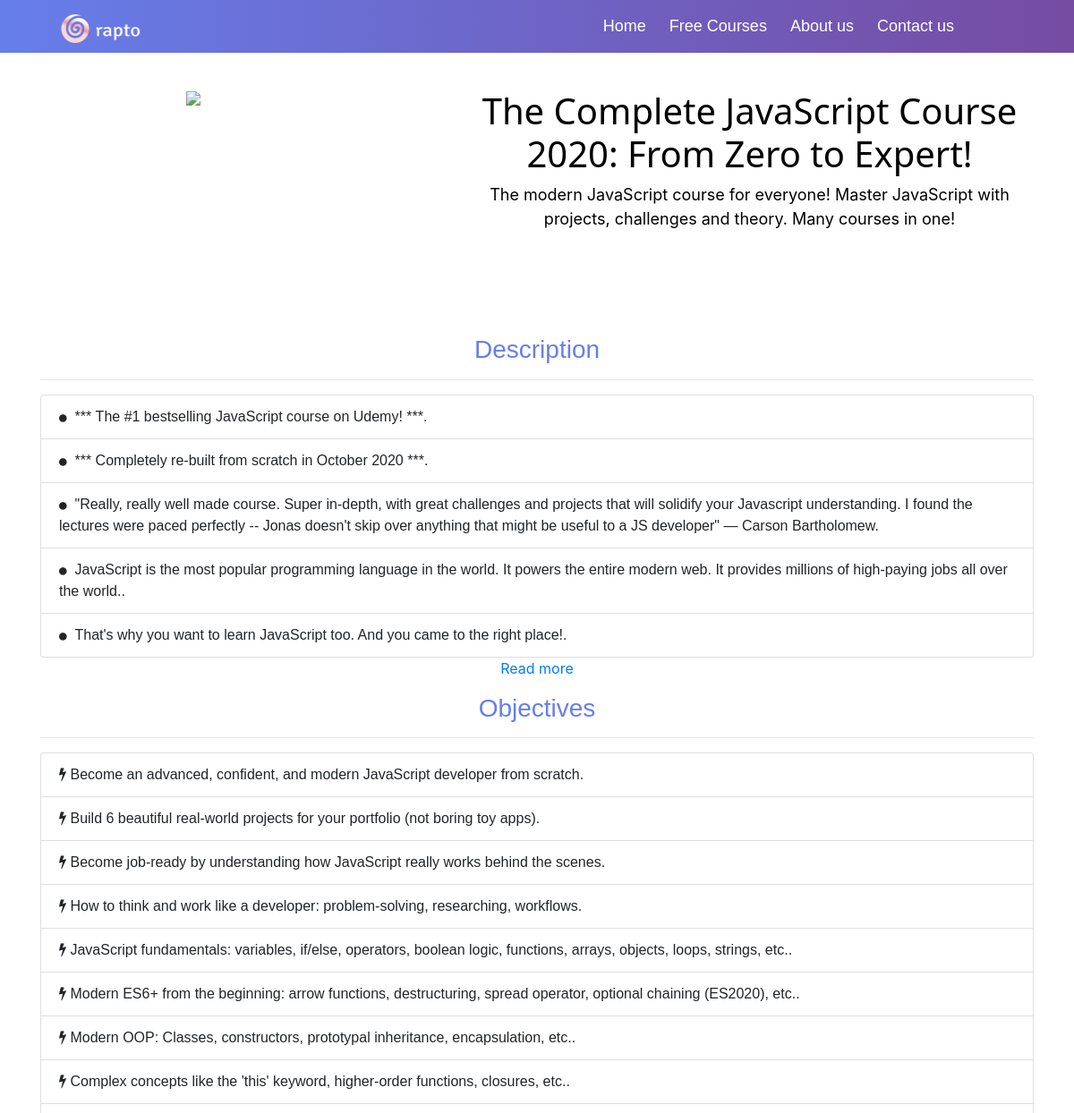
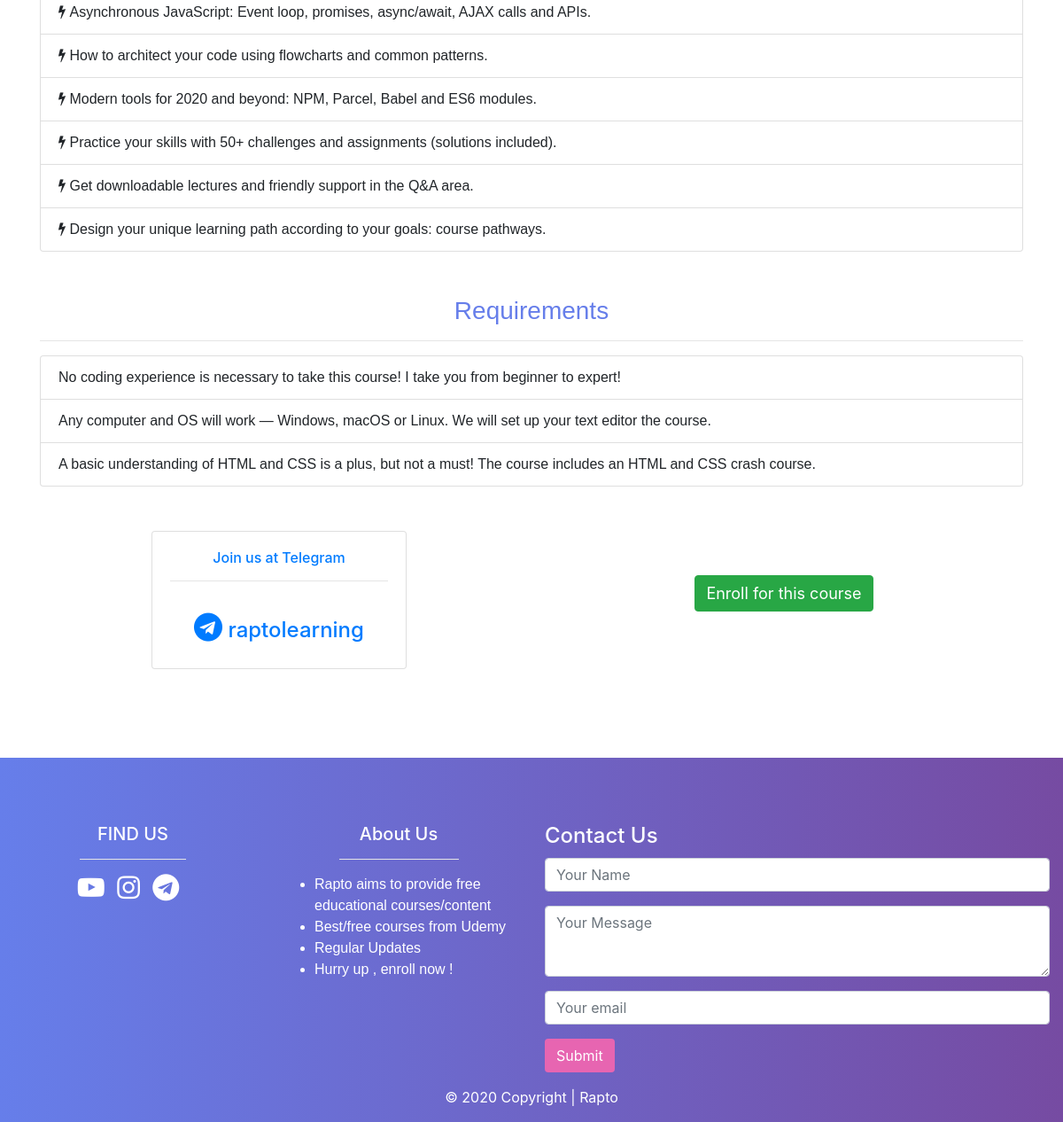
Page /course_detail/16/ on the committed database (2 pictures, top to bottom).
### rapto/models.py (models this page shows, shortened)
class Courses(models.Model):
    Image = models.URLField(null=True)
    Title = models.CharField(max_length=100 , null=True)
    Subtitle = models.CharField(max_length=150 , null=True)
    Description = models.TextField(null=True)
    Objective = models.TextField(null=True)# what you will learn from Udemy
    Requirements = models.TextField(null=True)
    No_Of_Days = models.IntegerField(null=True , blank=True)
    Udemy_Link = models.URLField(null=True)
    class Meta:
        ordering = ['-id']

### rapto/views.py (the view)
# urls.py: url(r'^course_detail/(?P<id>\d+)/$' , views.View_Course_Details , name="view_course_details"),
def View_Course_Details(request , id ):
    try:
        C = Courses.objects.get(id = id)
        Objectives = list(filter(None,C.Objective.split('$')))
        Description = list(filter(None,C.Description.split('$')))
        Requirements = list(filter(None,C.Requirements.split('$')))
        print(Objectives , '\n')
        context={
            'course':C,
            'Objectives':Objectives,
            'Description1':Description[0:5],
            'Description2':Description[5:],
            'Requirements':Requirements,
            'ContactForm':ContactForm
        }
    except:
        return redirect('/page_not_found/')
    return render(request , 'course_detail.html' , context)

### rapto/forms.py
class Contact_Us_Form(forms.ModelForm):
    class Meta:
        model = ContactForm
        fields=[ 'Name','Message','Email']
        widgets = {
            'Name':forms.TextInput(attrs={'placeholder':'Your Name'}),
            'Message':forms.Textarea(attrs={'placeholder':'Your Message'}),
            'Email':forms.TextInput(attrs={'placeholder':'Your email'}),
        }

### templates/course_detail.html (shortened to what this page needs)
{% extends 'base.html' %}
{% block content%}
{% include 'navbar.html'%}
<div class="container header">
    <div class="row">
        <div class="col-lg-5">
            <img class="img-fluid" src="{{course.Image}}" alt="course image">
        </div>
        <div class="col-lg-7" style="margin:auto auto">
            <h1 style="font-family:'Segoe UI', Tahoma, Geneva, Verdana, sans-serif ; color:black">{{course.Title}}</h1>
            <p style="font-size: 18px; color:black">{{course.Subtitle}}
        </div>
    </div>
</div>
<div class="container content" style="margin-top:100px">
    <h3 class="CourseTitles">Description</h3>
    <hr>
    <ul class="list-group" style="text-align: left;">
        {% for desc in Description1 %}
        <li class="list-group-item"><i style="font-size: 10px;" class="fa fa-circle" aria-hidden="true"></i>
            &nbsp;{{desc}}.</li>
        {% endfor %}
    </ul>
    {% if Description2%}
    <p>
        <a id="a" onclick="main()" data-toggle="collapse" href="#collapseExample" role="button" aria-expanded="false"
            aria-controls="collapseExample">
            Read more
        </a>
    </p>
    {% endif %}
</div>
<div class="container content" style="margin-bottom: 50px;">
    <h3 class="CourseTitles">Objectives</h3>
    <hr>
    <ul class="list-group" style="text-align: left;">
        {% for objective in Objectives %}
        <li class="list-group-item"><i class="fa fa-bolt" aria-hidden="true"></i>&nbsp;{{objective}}.</li>
        {% endfor %}
    </ul>
</div>
<div style="margin-bottom:50px" class="container content">
    <h3 class="CourseTitles">Requirements</h3>
    <hr>
    <ul class="list-group" style="text-align: left;">
        {% for req in Requirements%}
        <li class="list-group-item">{{req}}</li>
        {% endfor%}
    </ul>
</div>
<div class="container content">
    <div class="row">
        <div class="col-md-6">
            <div class="card" style="width: 18rem; margin: 0 auto; ">
                <a href="https://t.me/raptolearning" style="text-decoration: none;">
                    <div class="card-body">
                        <h6 class="card-title">Join us at Telegram</h6>
                        <hr>
                    </div>
                    <h4 style="padding-bottom:20px"><i style="font-size: xx-large;" class="fa fa-telegram"
                            aria-hidden="true"></i>&nbsp;raptolearning</h4>
                </a>
            </div>
        </div>
        <div class="col-md-6" style="margin-top:50px">
            <a href="{{course.Udemy_Link}}"><button type="button" class="btn btn-success"
                    style="font-size:large;">Enroll for this course</button> </a>
        </div>
    </div>
</div>
{% include 'footer.html' %}
{% endblock%}

### templates/base.html (shortened to what this page needs)
{% load static %}
<!doctype html>
<html lang="en">
<head>
  <link rel="stylesheet" href="https://cdn.jsdelivr.net/npm/bootstrap@4.5.3/dist/css/bootstrap.min.css"
>
  <link rel="stylesheet" href="{% static 'main.css' %}">
  <link rel="stylesheet" href="https://cdnjs.cloudflare.com/ajax/libs/OwlCarousel2/2.3.4/assets/owl.carousel.min.css">
  <link rel="stylesheet"
    href="https://cdnjs.cloudflare.com/ajax/libs/OwlCarousel2/2.3.4/assets/owl.theme.default.min.css">
  <link rel='stylesheet' href="https://stackpath.bootstrapcdn.com/font-awesome/4.7.0/css/font-awesome.min.css">
</head>
<body>
  {% block content%}
  {% endblock %}
</body>
</html>

### templates/navbar.html (shortened to what this page needs)
{% load static %}
<nav class="navbar navbar-expand-lg ">
    <img class="img-fluid logo" src="{% static 'raptologo.png'%}" alt="">
    <div class="collapse navbar-collapse" id="navbarSupportedContent">
        <ul class="navbar-nav ml-auto" style="margin-right:100px">
            <li class="nav-item active">
              <a class="nav-link" href="{% url 'homepage' %}">Home <span class="sr-only">(current)</span></a>
            </li>
            <li class="nav-item">
              <a id="coursesnav" class="nav-link" href="{% url 'course_list' %}">Free Courses</a>
            </li>
            <li class="nav-item">
              <a class="nav-link" href="#contactus">About us</a>
            </li>
            <li class="nav-item">
              <a class="nav-link" href="#contactus">Contact us</a>
            </li>
        </ul>
    </div>
  </nav>

### templates/footer.html (shortened to what this page needs)
{% load crispy_forms_tags %}
<footer id="contactus" class="page-footer font-small blue pt-4">
  <div class="container-fluid text-center text-md-left">
    <div class="row">
      <div class="col-md-3 mt-md-0 mt-3">
        <div class="container" style="color: white;text-align:center" >
         <h5 class="text-uppercase" >Find us</h5>
         <hr style="background-color: white; width:50%;">
        <p ><a href="https://www.youtube.com/channel/UCmkU-qYoP19uM3ueLyhxEMg"><i class="social fa fa-youtube-play" aria-hidden="true"></i></a>
        <a href="https://instagram.com/raptolearning?igshid=1wyoklt7hwfrg"><i class="social fa fa-instagram" aria-hidden="true"></i></a>
        <a href="https://t.me/raptolearning"><i class="social fa fa-telegram" aria-hidden="true"></i> </a>
        </p>
        </div>
      </div>
      <div class="col-md-3 mt-md-0 mt-3" style="color: white;">
        <h5 style="text-align: center;">About Us</h5>
        <hr style="background-color: white; width:50%;">
          <ul style="text-align: left;">
            <li>Rapto aims to provide free educational courses/content</li>
            <li>Best/free courses from Udemy</li>
            <li>Regular Updates</li>
            <li>Hurry up , enroll now !</li>
          </ul>
        </div>
      <div class="contactform col-md-6 mt-md-0 mt-3" >
        <h4 style="color: white;">Contact Us</h4>
        <form id="contactform" action="{% url 'homepage' %}" method="POST">
          {{ContactForm|crispy}}
        </form>
        <button class="btn viewall"  type="submit" form="contactform">Submit</button>
      </div>
    </div>
  </div>
  <div class="footer-copyright text-center py-3" style="color: white;">© 2020 Copyright | Rapto
  </div>
</footer>

### static/main.css (style rules this page uses)
html { scroll-behavior: smooth; }
.navbar { position: fixed; z-index: 99; width: 100%; }
.container.content , .container.header { text-align: center; }
.CourseTitles { color:#667eea; font-family: 'Gill Sans', 'Gill Sans MT', Calibri, 'Trebuchet MS', sans-serif; text-align: center; }
.social.fa { color: white; font-size: 30px; margin-right:10px }
a:link { text-decoration: none!important; }
li { font-family: 'Lucida Sans', 'Lucida Sans Regular', 'Lucida Grande', 'Lucida Sans Unicode', Geneva, Verdana, sans-serif; }
.container-fluid , .stats { margin-top: 50px; }
.navbar { background-image: linear-gradient(to right,#667eea,#764ba2); }
#coursesnav { animation: courses 1s infinite; }
.img-fluid.logo { margin-left: 50px; font-size:100px; font-family: Georgia, 'Times New Roman', Times, serif; animation-name: logo; animation-duration: 1s; animation-delay: 1s; height: 8%; width: 8%; }
nav a { color:white; font-size: large; transition: transform .2s; }
.container.header { color: white; padding-top: 100px; }
.nav-item { padding-right: 10px; }
.form-group { width: 100%; margin-top:10px; }
.textarea.form-control { height: 80px; }
footer { margin-top: 100px; background-image: linear-gradient(to right,#667eea,#764ba2); }
.btn.viewall { background-color: #e765b1; color: white; }

### rows in the picture
Courses: Title "The Complete JavaScript Course 2020: From Zero to Expert!", Subtitle "The modern JavaScript course for everyone! Master JavaScript with projects, challenges and theory. Many courses in one!"

### other values in the picture
{{ desc }} "*** The #1 bestselling JavaScript course on Udemy! ***" "*** Completely re-built from scratch in October 2020 ***" "JavaScript is the most popular programming language in the world. It powers the entire modern web. It provides millions of high-paying jobs all over the world." "That's why you want to learn JavaScript too. And you came to the right place!"
{{ objective }} "Become an advanced, confident, and modern JavaScript developer from scratch" "Build 6 beautiful real-world projects for your portfolio (not boring toy apps)" "Become job-ready by understanding how JavaScript really works behind the scenes" "How to think and work like a developer: problem-solving, researching, workflows" "JavaScript fundamentals: variables, if/else, operators, boolean logic, functions, arrays, objects, loops, strings, etc." "Modern ES6+ from the beginning: arrow functions, destructuring, spread operator, optional chaining (ES2020), etc." "Modern OOP: Classes, constructors, prototypal inheritance, encapsulation, etc." "Complex concepts like the 'this' keyword, higher-order functions, closures, etc." "Asynchronous JavaScript: Event loop, promises, async/await, AJAX calls and APIs" "How to architect your code using flowcharts and common patterns" "Modern tools for 2020 and beyond: NPM, Parcel, Babel and ES6 modules" "Practice your skills with 50+ challenges and assignments (solutions included)" "Get downloadable lectures and friendly support in the Q&A area" "Design your unique learning path according to your goals: course pathways"
{{ req }} "No coding experience is necessary to take this course! I take you from beginner to expert!" "Any computer and OS will work — Windows, macOS or Linux. We will set up your text editor the course." "A basic understanding of HTML and CSS is a plus, but not a must! The course includes an HTML and CSS crash course."
